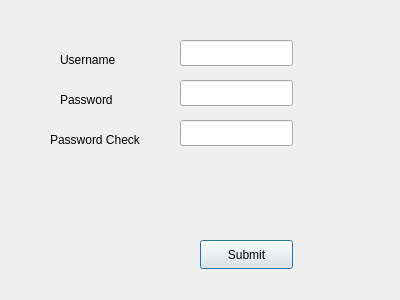
<?xml version="1.0" encoding="UTF-8"?>
<ui version="4.0">
 <class>Register</class>
 <widget class="QDialog" name="Register">
  <property name="geometry">
   <rect>
    <x>0</x>
    <y>0</y>
    <width>400</width>
    <height>300</height>
   </rect>
  </property>
  <property name="windowTitle">
   <string>Dialog</string>
  </property>
  <widget class="QLineEdit" name="usernameRegLineEdit">
   <property name="geometry">
    <rect>
     <x>180</x>
     <y>40</y>
     <width>113</width>
     <height>26</height>
    </rect>
   </property>
  </widget>
  <widget class="QLineEdit" name="passwordRegLineEdit">
   <property name="geometry">
    <rect>
     <x>180</x>
     <y>80</y>
     <width>113</width>
     <height>26</height>
    </rect>
   </property>
   <property name="echoMode">
    <enum>QLineEdit::Password</enum>
   </property>
  </widget>
  <widget class="QLineEdit" name="passwordRegCheckLineEdit">
   <property name="geometry">
    <rect>
     <x>180</x>
     <y>120</y>
     <width>113</width>
     <height>26</height>
    </rect>
   </property>
   <property name="echoMode">
    <enum>QLineEdit::Password</enum>
   </property>
  </widget>
  <widget class="QLabel" name="usernameRegister">
   <property name="geometry">
    <rect>
     <x>60</x>
     <y>50</y>
     <width>81</width>
     <height>20</height>
    </rect>
   </property>
   <property name="text">
    <string>Username</string>
   </property>
  </widget>
  <widget class="QLabel" name="passwordRegister">
   <property name="geometry">
    <rect>
     <x>60</x>
     <y>90</y>
     <width>81</width>
     <height>20</height>
    </rect>
   </property>
   <property name="text">
    <string>Password</string>
   </property>
  </widget>
  <widget class="QLabel" name="passwordRegisterChecker">
   <property name="geometry">
    <rect>
     <x>50</x>
     <y>130</y>
     <width>111</width>
     <height>20</height>
    </rect>
   </property>
   <property name="text">
    <string>Password Check</string>
   </property>
  </widget>
  <widget class="QPushButton" name="submitReg">
   <property name="geometry">
    <rect>
     <x>200</x>
     <y>240</y>
     <width>93</width>
     <height>29</height>
    </rect>
   </property>
   <property name="text">
    <string>Submit</string>
   </property>
  </widget>
 </widget>
 <resources/>
 <connections/>
</ui>
